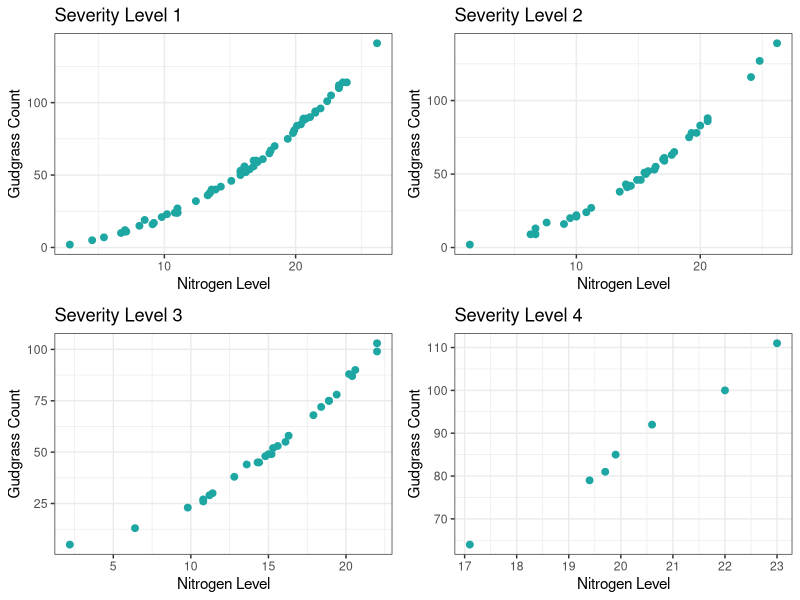
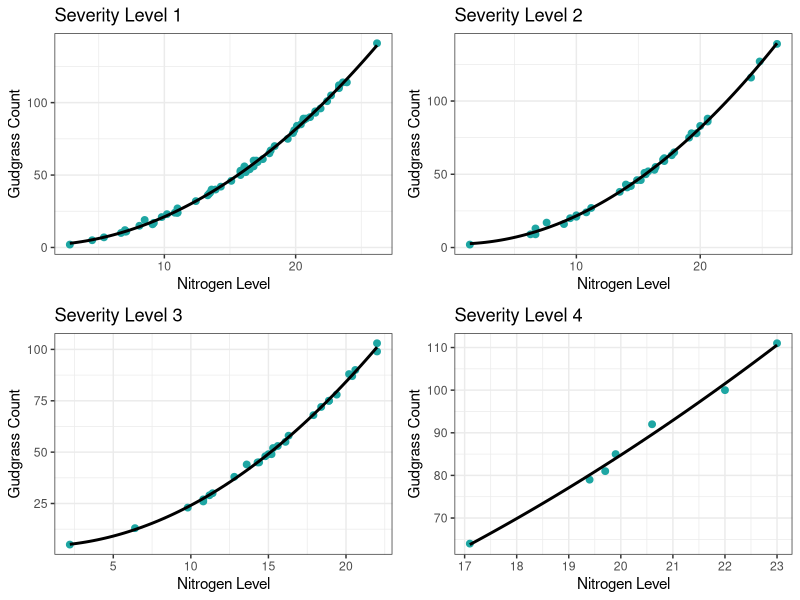
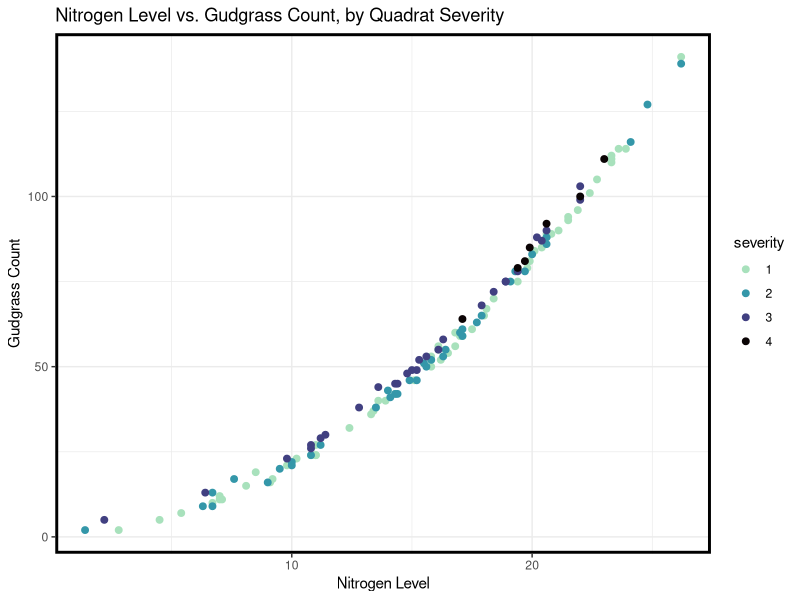
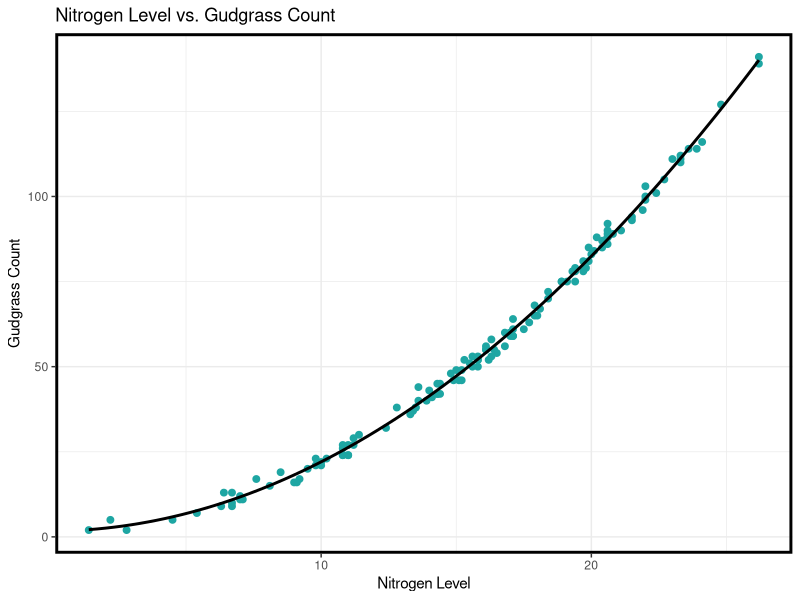
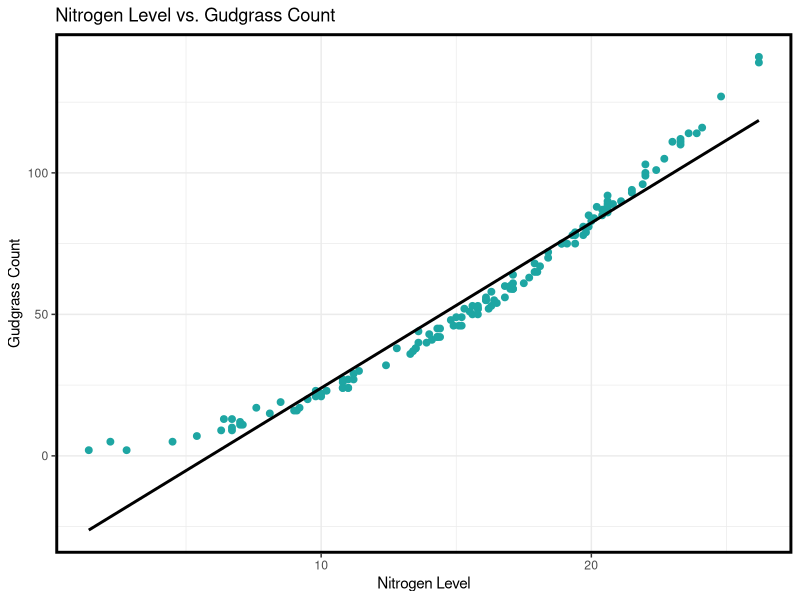

Write the R code that produced these figures, in order.
## ---- chunk 1
knitr::opts_chunk$set(echo = TRUE)
## ---- chunk 2
#Intializations
mean.ests <- c(rep(0,4))
mean.se.ests <- c(rep(0,4))
total.ests <- c(rep(0,4))
total.se.ests <- c(rep(0,4))
Ns <- c(766,457,321,56)
ns <- c(62,37,28,7)
## ---- chunk 3
#Importing and subsetting data
N<-c(26.2,20.1,22.7,23.3,17.1,16.8,16.1,16.5,16.8,19.8,15.8,15.1,16.1,17.0,
     13.3,23.9,13.9,12.4,20.8,23.3,18.0, 9.8,13.5,15.8,20.6,21.5,10.8,13.4,20.6,
     18.4,20.4, 8.5, 4.5, 5.4,18.1, 9.1,11.0, 7.0, 7.0,11.0,17.0, 7.1, 8.1, 2.8,
     19.4,17.5,15.8,16.2, 6.7,14.3,19.9,13.6, 9.2,21.5,10.2,21.1,11.0,21.9,23.3,
     20.6,23.6,22.4,19.7,17.9,15.2,17.7,15.6,11.2,14.9,16.3,17.0,13.5, 9.0, 9.5,
     10.0, 6.7,15.5, 6.7,17.1, 6.3,14.0, 1.4,17.1,14.1,14.3, 7.6,10.8,10.0,19.3,
     14.4,16.4,20.6,19.1,15.8,20.0,20.6,24.1,24.8,26.2,19.4,10.8, 6.4, 2.2,20.6,
     15.0, 9.8,10.8,11.4,15.6,11.2,12.8,13.6,14.4,15.3,14.8,18.4,16.1,14.3,15.2,
     18.9,16.3,17.9,18.9,20.2,22.0,22.0,20.4,19.7,19.9,17.1,19.4,20.6,23.0,22.0)

count<-c(141, 84,105,110, 59, 56, 56, 54, 60, 79, 50, 46, 55, 59,
         36,114, 40, 32, 89,112, 65, 21, 38, 52, 88, 94, 24, 37, 88,
         70, 85, 19,  5,  7, 67, 16, 27, 12, 11, 24, 60, 11, 15,  2,
         75, 61, 53, 52, 10, 42, 81, 40, 17, 93, 23, 90, 24, 96,111,
         89,114,101, 78, 65, 46, 63, 50, 27, 46, 53, 60, 38, 16, 20,
         22,  9, 51, 13, 61,  9, 43,  2, 59, 41, 42, 17, 24, 21, 78,
         42, 55, 86, 75, 52, 83, 88,116,127,139, 78, 27, 13,  5, 90,
         49, 23, 26, 30, 53, 29, 38, 44, 45, 52, 48, 72, 55, 45, 49,
         75, 58, 68, 75, 88,103, 99, 87, 81, 85, 64, 79, 92,111,100)

severity <- c(rep(1,62),rep(2,37),rep(3,28),rep(4,7))

dataset <- data.frame(count, N, severity)
severity1 <- subset(dataset, severity==1)
severity2 <- subset(dataset, severity==2)
severity3 <- subset(dataset, severity==3)
severity4 <- subset(dataset, severity==4)

par(mfrow=c(2,2))
## ---- chunk 4
#model fitting for stratum 1
library(survey)
mux <- mean(severity1$N) 
n <- 62
count <- severity1$count
N <- severity1$N
N2 <- N^2

regdata <- data.frame(N,N2,count)
regdsgn <- svydesign(id=~1,data=regdata)

lm.test1 <- lm(count~N+N2)
svyreg1 <- svyglm(count~N+N2,design=regdsgn)
atmean <- c(1,mux,mux^2)

# Assign names to each model term
names(atmean) <- c("(Intercept)","N","N2")
atmean <- as.data.frame(t(atmean))

# Estimate the population mean
meanwgt <- predict(svyreg1,newdata=atmean,total=1)

mean.ests[1] <- meanwgt[1]
mean.se.ests[1] <- SE(meanwgt)
## ---- chunk 5
#model fitting for stratum 2
mux <- mean(severity2$N) 
n <- 37
count <- severity2$count
N <- severity2$N
N2 <- N^2

regdata <- data.frame(N,N2,count)
regdsgn <- svydesign(id=~1,data=regdata)

lm.test2 <- lm(count~N+N2)
svyreg2 <- svyglm(count~N+N2,design=regdsgn)
atmean <- c(1,mux,mux^2)

# Assign names to each model term
names(atmean) <- c("(Intercept)","N","N2")
atmean <- as.data.frame(t(atmean))

# Estimate the population mean
meanwgt <- predict(svyreg2,newdata=atmean,total=1)

mean.ests[2] <- meanwgt[1]
mean.se.ests[2] <- SE(meanwgt)
## ---- chunk 6
#model fitting for stratum 3
mux <- mean(severity3$N) 
n <-28
count <- severity3$count
N <- severity3$N
N2 <- N^2

regdata <- data.frame(N,N2,count)
regdsgn <- svydesign(id=~1,data=regdata)

lm.test3 <- lm(count~N+N2)
svyreg3 <- svyglm(count~N+N2,design=regdsgn)
atmean <- c(1,mux,mux^2)

# Assign names to each model term
names(atmean) <- c("(Intercept)","N","N2")
atmean <- as.data.frame(t(atmean))

# Estimate the population mean
meanwgt <- predict(svyreg3,newdata=atmean,total=1)

mean.ests[3] <- meanwgt[1]
mean.se.ests[3] <- SE(meanwgt)
## ---- chunk 7
#model fitting for stratum 4
mux <- mean(severity4$N) 
n <- 7
count <- severity4$count
N <- severity4$N
N2 <- N^2

regdata <- data.frame(N,N2,count)
regdsgn <- svydesign(id=~1,data=regdata)

lm.test4 <- lm(count~N+N2)
svyreg4 <- svyglm(count~N+N2,design=regdsgn)
atmean <- c(1,mux,mux^2)

# Assign names to each model term
names(atmean) <- c("(Intercept)","N","N2")
atmean <- as.data.frame(t(atmean))

# Estimate the population mean
meanwgt <- predict(svyreg4,newdata=atmean,total=1)

mean.ests[4] <- meanwgt[1]
mean.se.ests[4] <- SE(meanwgt)
## ---- chunk 8
#synthesizing strata statistics, calculating population summary statistics

# Estimate the population total 
total.ests <- Ns*mean.ests
total.se.ests <- Ns*mean.se.ests 

# Estimate the population mean
mean.ests <- total.ests/Ns
mean.se.ests <- total.se.ests/Ns

### Do not change any of the following code ### 
    df <- sum(ns)- 4
     N.total <- sum(Ns)
     CI.level <- .95
     
# Estimate of the population total
  total.est <-  sum(total.ests)
# Calculate standard error of population total estimate
  se.total.est <- sqrt(sum(total.se.ests)^2)
  est.total.vec <- c(total.est,se.total.est)
  names(est.total.vec) <- c("Total Est.","Std Error") 
# Determine confidence interval for population total
  tstar = -qt((1-CI.level)/2,df)
  CI.total <- total.est + c(-1,1)*tstar*se.total.est
  est.total.vec
  CI.total 

# Estimate of the population mean
  mean.est <- total.est/N.total
# Calculate standard error of population mean estimate
  se.mean.est <- se.total.est/N.total
  est.mean.vec <- c(mean.est,se.mean.est)
  names(est.mean.vec) <- c("Mean Est.","Std Error")
# Determine confidence interval for population mean
  CI.mean <- CI.total/N.total
  est.mean.vec
  CI.mean
## ---- chunk 9
#Generating Figures: 

library(ggpubr)
par(mfrow=c(2,2))

#figure 2
plot1 <- ggplot(severity1, aes(x=N,y=count)) + geom_point(size=2,col="#1ea6a3") + ggtitle("Severity Level 1") + theme_bw() + xlab("Nitrogen Level") + ylab("Gudgrass Count")

plot2 <- ggplot(severity2, aes(x=N,y=count)) + geom_point(size=2,col="#1ea6a3") + ggtitle("Severity Level 2") + theme_bw() + xlab("Nitrogen Level") + ylab("Gudgrass Count")

plot3 <- ggplot(severity3, aes(x=N,y=count)) + geom_point(size=2,col="#1ea6a3") + ggtitle("Severity Level 3") + theme_bw() + xlab("Nitrogen Level") + ylab("Gudgrass Count")

plot4 <- ggplot(severity4, aes(x=N,y=count)) + geom_point(size=2,col="#1ea6a3") + ggtitle("Severity Level 4") + theme_bw() + xlab("Nitrogen Level") + ylab("Gudgrass Count")

ggarrange(plot1,plot2,plot3,plot4)


#figure 6
plot1q <- ggplot(severity1, aes(x=N,y=count)) + geom_point(size=2,col="#1ea6a3") + ggtitle("Severity Level 1") + theme_bw() + xlab("Nitrogen Level") + ylab("Gudgrass Count") +  geom_smooth(method = "lm", formula = y ~ poly(x, 2), level=FALSE,col="Black")

plot2q <- ggplot(severity2, aes(x=N,y=count)) + geom_point(size=2,col="#1ea6a3") + ggtitle("Severity Level 2") + theme_bw() + xlab("Nitrogen Level") + ylab("Gudgrass Count") +  geom_smooth(method = "lm", formula = y ~ poly(x, 2), level=FALSE,col="Black")

plot3q <- ggplot(severity3, aes(x=N,y=count)) + geom_point(size=2,col="#1ea6a3") + ggtitle("Severity Level 3") + theme_bw() + xlab("Nitrogen Level") + ylab("Gudgrass Count") +  geom_smooth(method = "lm", formula = y ~ poly(x, 2), level=FALSE,col="Black")

plot4q <- ggplot(severity4, aes(x=N,y=count)) + geom_point(size=2,col="#1ea6a3") + ggtitle("Severity Level 4") + theme_bw() + xlab("Nitrogen Level") + ylab("Gudgrass Count") + geom_smooth(method = "lm", formula = y ~ poly(x, 2), level=FALSE,col="Black")

ggarrange(plot1q,plot2q,plot3q,plot4q)

## ---- chunk 10
par(mfrow = c(2,2))
library(ggplot2)
library(viridis)

#figure 3
dataset$severity <- as.factor(dataset$severity)
ggplot(dataset, aes(x=N,y=count,col=severity)) + geom_point(size=2) + ggtitle("Nitrogen Level vs. Gudgrass Count, by Quadrat Severity") + theme_bw() + xlab("Nitrogen Level") + ylab("Gudgrass Count") + labs(fill="Severity") + scale_color_viridis(discrete = TRUE, alpha = 1, option = "G", begin=.9,end=0)+scale_fill_viridis(discrete = TRUE) +  theme(panel.border = element_rect(color = "black", fill = NA, size = 2)) 

#figure 5
dataset$severity <- as.factor(dataset$severity)
ggplot(dataset, aes(x=N,y=count)) + geom_point(size=2,col="#1ea6a3") + ggtitle("Nitrogen Level vs. Gudgrass Count") + theme_bw() + xlab("Nitrogen Level") + ylab("Gudgrass Count") +  theme(panel.border = element_rect(color = "black", fill = NA, size = 2)) + geom_smooth(method = "lm", formula = y ~ poly(x, 2), level=FALSE,col="Black")

#figure 4
dataset$severity <- as.factor(dataset$severity)
ggplot(dataset, aes(x=N,y=count)) + geom_point(size=2,col="#1ea6a3") + ggtitle("Nitrogen Level vs. Gudgrass Count") + theme_bw() + xlab("Nitrogen Level") + ylab("Gudgrass Count") +  theme(panel.border = element_rect(color = "black", fill = NA, size = 2)) + geom_smooth(method = "lm", level=FALSE,col="Black")
